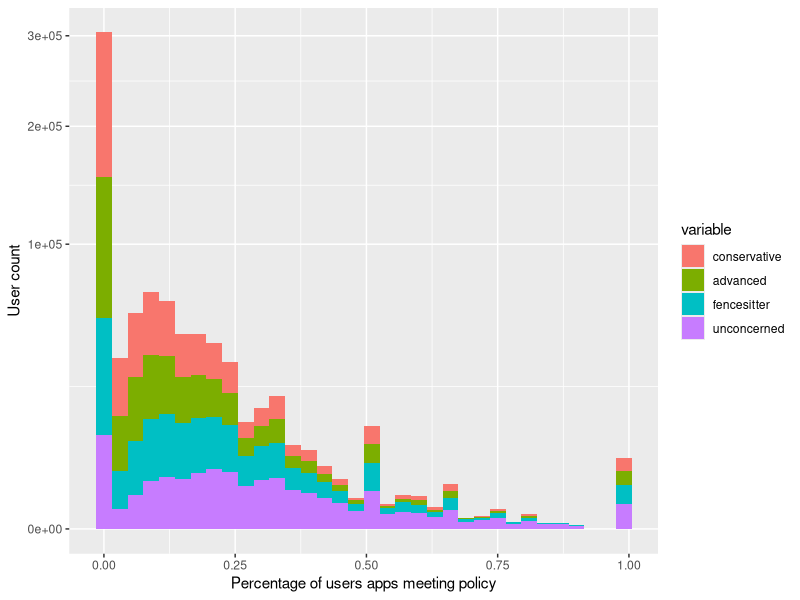
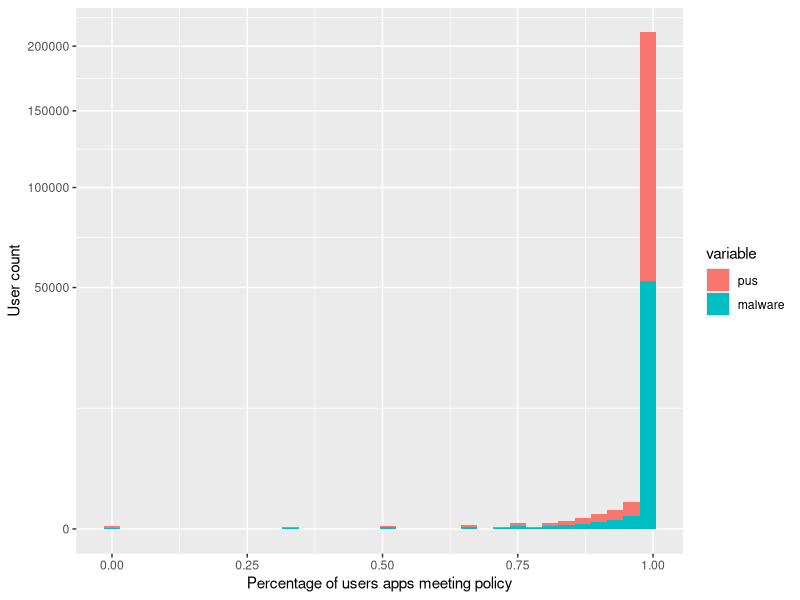

Write R code to recreate these figures, in order.
library('ggplot2')
library('reshape2')

advanced     <- read.csv('advanced.csv')
conservative <- read.csv('conservative.csv')
fencesitter  <- read.csv('fencesitter.csv')
malware      <- read.csv('malware.csv')
pus          <- read.csv('pus.csv')
unconcerned  <- read.csv('unconcerned.csv')

# png('advanced.png')
# qplot(percentage_following, data=advanced) +
#   scale_y_continuous("User frequency")
# dev.off()
#
# png('conservative.png')
# qplot(percentage_following, data=conservative) +
#   scale_y_continuous("User frequency") 
# dev.off()
#
# png('fencesitter.png')
# qplot(percentage_following, data=fencesitter) +
#   scale_y_continuous("User frequency")
# dev.off()
#
# png('unconcerned.png')
# qplot(percentage_following, data=unconcerned) +
#   scale_y_continuous("User frequency")
# dev.off()
#
# png('pus.png')
# qplot(percentage_following, data=pus) +
#   scale_y_continuous("User frequency")
# dev.off()
#
# png('malware.png')
# qplot(percentage_following, data=malware) +
#   scale_y_continuous("User frequency")
# dev.off()

lin <- merge(merge(merge(conservative, advanced), fencesitter), unconcerned)
d_lin <- melt(lin, id.vars=c(1))
p_lin <- ggplot(d_lin, aes(x=value, fill=variable)) + geom_histogram(binwidth=0.03) + scale_y_sqrt() 
update_labels(p_lin, list(x="Percentage of users apps meeting policy", y="User count", color="Policy"))

bad <- merge(pus,malware)
d_bad <- melt(bad, id.vars=c(1))
p_bad <- ggplot(d_bad, aes(x=value, fill=variable)) + geom_histogram(binwidth=0.03) + scale_y_sqrt()
update_labels(p_bad, list(x="Percentage of users apps meeting policy", y="User count", color="Policy"))
